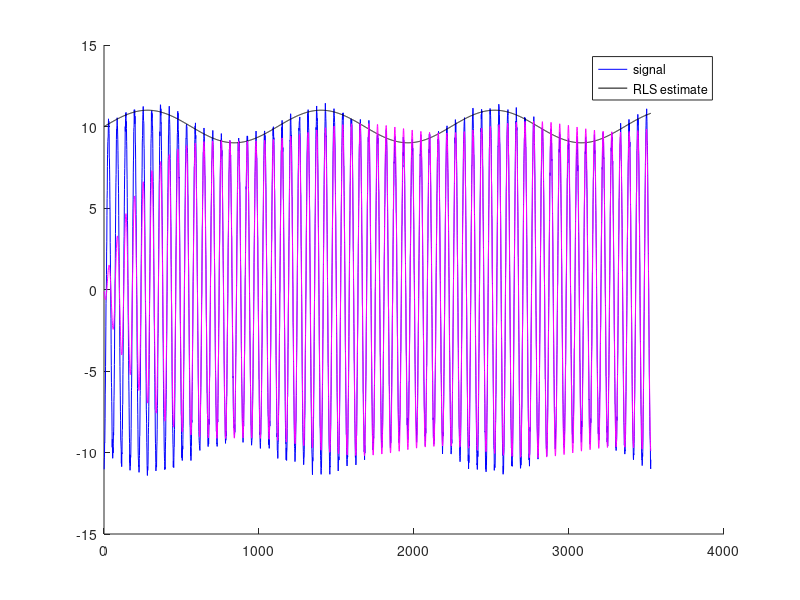

This figure's MATLAB source:
function coreRLS( varargin )
	%constants & defaults
	kRlsDelta		= 100.0;
	kRlsInvDelta	= 1.0 / kRlsDelta;
	defRLSWeights	= struct( 'fWR1', 0, 'fWR2', 0, 'fP1', kRlsInvDelta, 'fP2', kRlsInvDelta);
    
	% set trial parameters
	nmbChannels = 1;
	period		= 56;	% period of the signal in samples 
	priodsPerBin= 9;
	binLen		= period * priodsPerBin;
	nmbBins		= 7;
	trialLen	= nmbBins * binLen;
	invLambda	= 1 / optimalLambda( binLen);

	stdSin			= sin( linspace(0, 2* pi * trialLen / period, trialLen));
	stdCos			= cos( linspace(0, 2* pi * trialLen / period, trialLen));
    
	modulation		= sin( linspace(0, 2* pi * trialLen / (20 * period), trialLen)) + 10;
	
	figure(2);
	clf(2);
	hold on;

	for iChan = 1 : nmbChannels
		rlsWeights	= defRLSWeights;
		channel		= stdSin .* modulation;	% amplitude-modulated sin
% 		channel		= stdSin * 5;
        channel = channel + rand(size(channel)) * 1 - 0.5;
        channel = circshift(channel, round(period/4), 2);
		estimate	= zeros( trialLen,1);
		for n = 1 : trialLen
			rawValue	= channel(n);
			estimate(n) = RLS( invLambda, rawValue, stdCos(n), stdSin(n));
		end
		plot( channel(1:trialLen), 'b');
		plot( modulation(1:trialLen), 'k');
		plot( estimate(1:trialLen), 'm');
		legend( 'signal', 'RLS estimate');
	end
	hold off;
	
%	Perform one step of the RLS algorithm, returning the modified Raw value.
%	Note the function modifies the global rlsWeights, "adapting" them to
%	the estimated signal
	function	rawValue = RLS( invLambda, rawValue, stdCos, stdSin)
		k01 = rlsWeights.fP1 * stdCos * invLambda;
		k02 = rlsWeights.fP2 * stdSin * invLambda;
		mu	= 1.0 / ( 1.0 + ( k01 * stdCos + k02 * stdSin));
		k11 = mu * k01;
		k12 = mu * k02;

		rlsWeights.fP1	= ( rlsWeights.fP1 * invLambda) - ( k11 * k01);
		rlsWeights.fP2	= ( rlsWeights.fP2 * invLambda) - ( k12 * k02);

		e0	= rawValue - (	rlsWeights.fWR1 * stdCos + rlsWeights.fWR2 * stdSin	);
		rlsWeights.fWR1 = rlsWeights.fWR1 + e0 * k11;
		rlsWeights.fWR2 = rlsWeights.fWR2 + e0 * k12;

		rawValue = rawValue - (mu * e0);
	end

	function lambda = optimalLambda( binLen)
		lambda = binLen / ( binLen + 1);	
	end
		
		
		
		
		
	end